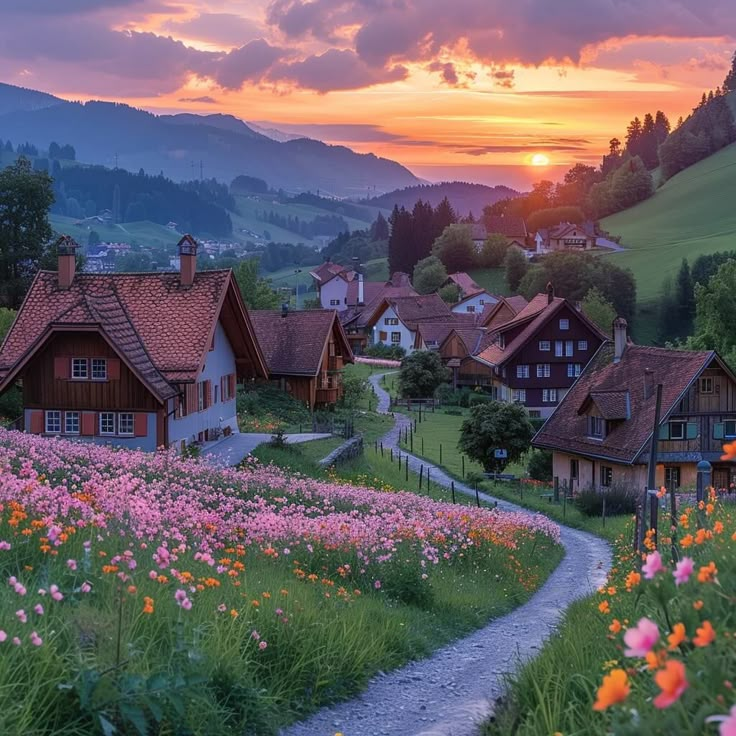
#> input picture Week1/images/pic_week1.jpg, 736 x 736 px
$ python resampling.py
#> lines starting #> are read from the running program, lines starting #| are printed output that depends on the picture
import cv2
import os

# --- TỰ ĐỘNG TÌM ĐƯỜNG DẪN CHUẨN ---
current_dir = os.path.dirname(os.path.abspath(__file__))
output_dir = os.path.join(current_dir, "output_bai3")
os.makedirs(output_dir, exist_ok=True)

img_path = os.path.join(current_dir, "images", "pic_week1.jpg")

# --- 1. ĐỌC ẢNH VÀ GIẢM KÍCH THƯỚC BẰNG SLICING ---
img = cv2.imread(img_path)
#> img is the input picture: shape (736, 736, 3); mean B, G, R 98.3, 92.3, 101

if img is None:
    print(f"Lỗi: Không tìm thấy ảnh! Hãy kiểm tra lại đường dẫn: {img_path}")
    exit()

img_half = img[::2, ::2]
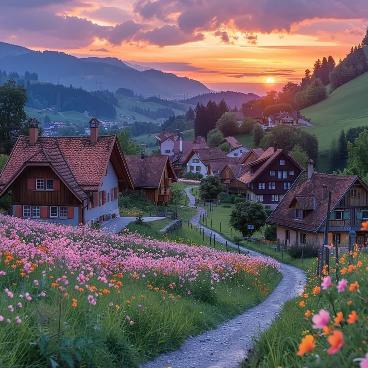
#> img_half: shape (368, 368, 3); mean B, G, R 98.4, 92.3, 101.1
img_quarter = img[::4, ::4]
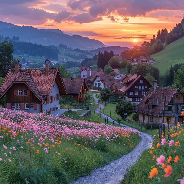
#> img_quarter: shape (184, 184, 3); mean B, G, R 98.4, 92.2, 101.1

# --- LƯU KẾT QUẢ ---
path_original = os.path.join(output_dir, 'img_original.jpg')
path_half = os.path.join(output_dir, 'img_half.jpg')
path_quarter = os.path.join(output_dir, 'img_quarter.jpg')

cv2.imwrite(path_original, img)
cv2.imwrite(path_half, img_half)
cv2.imwrite(path_quarter, img_quarter)

# --- IN THÔNG SỐ SHAPE ---
print("--- THÔNG SỐ SHAPE (KÍCH THƯỚC MA TRẬN) ---")
print(f"Ảnh gốc (1/1) : {img.shape}")
#| Ảnh gốc (1/1) : (736, 736, 3)
print(f"Ảnh giảm 1/2  : {img_half.shape}")
#| Ảnh giảm 1/2  : (368, 368, 3)
print(f"Ảnh giảm 1/4  : {img_quarter.shape}")
#| Ảnh giảm 1/4  : (184, 184, 3)

# --- 2. SO SÁNH DUNG LƯỢNG FILE (KB) ---
size_original = os.path.getsize(path_original) / 1024
size_half = os.path.getsize(path_half) / 1024
size_quarter = os.path.getsize(path_quarter) / 1024

print("\n--- SO SÁNH DUNG LƯỢNG FILE ---")
print(f"Dung lượng ảnh gốc : {size_original:.2f} KB")
print(f"Dung lượng ảnh 1/2 : {size_half:.2f} KB")
print(f"Dung lượng ảnh 1/4 : {size_quarter:.2f} KB")
print(f"-> Đã lưu thành công vào thư mục: {output_dir}/")
